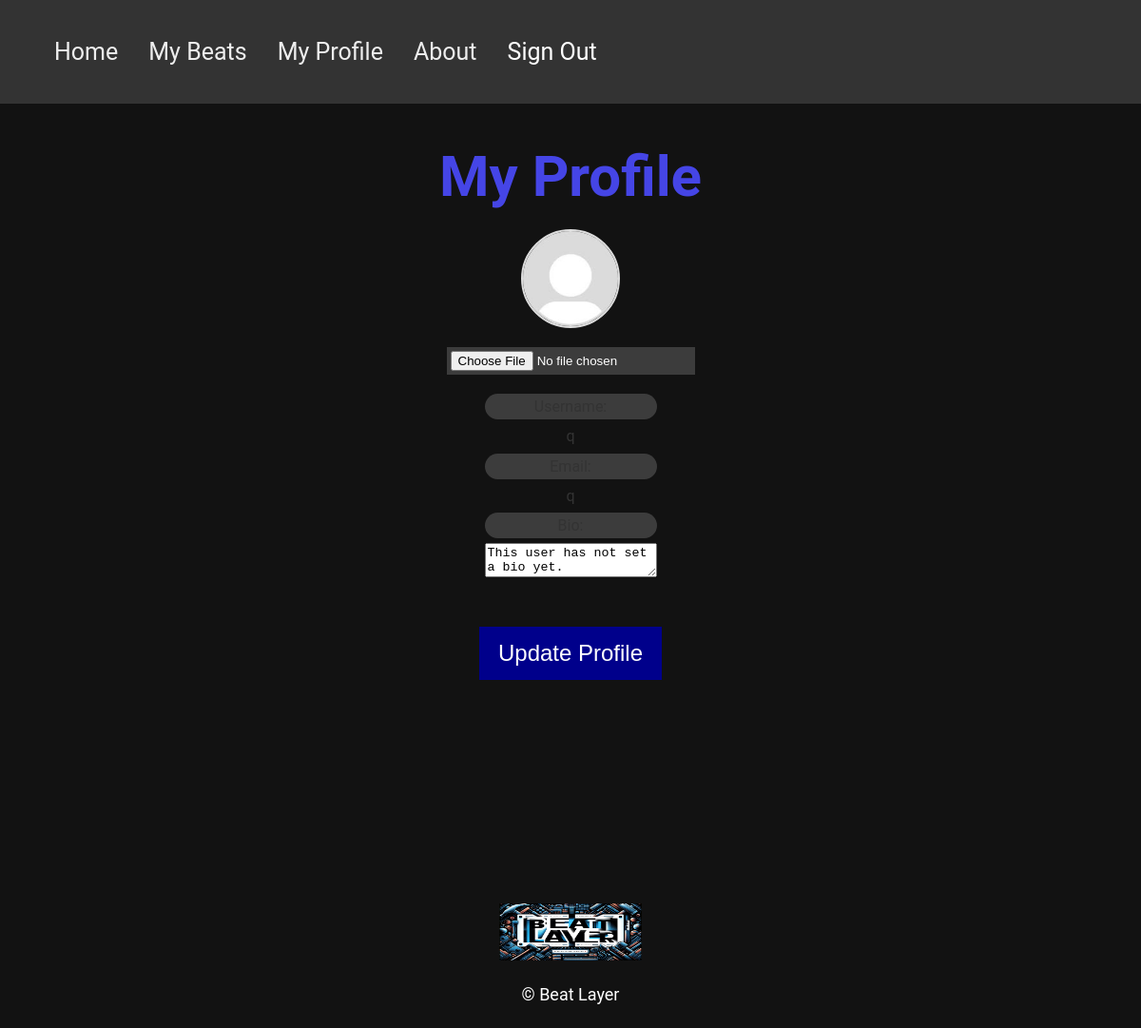
Before: /my_profile (signed in) with the older database file.
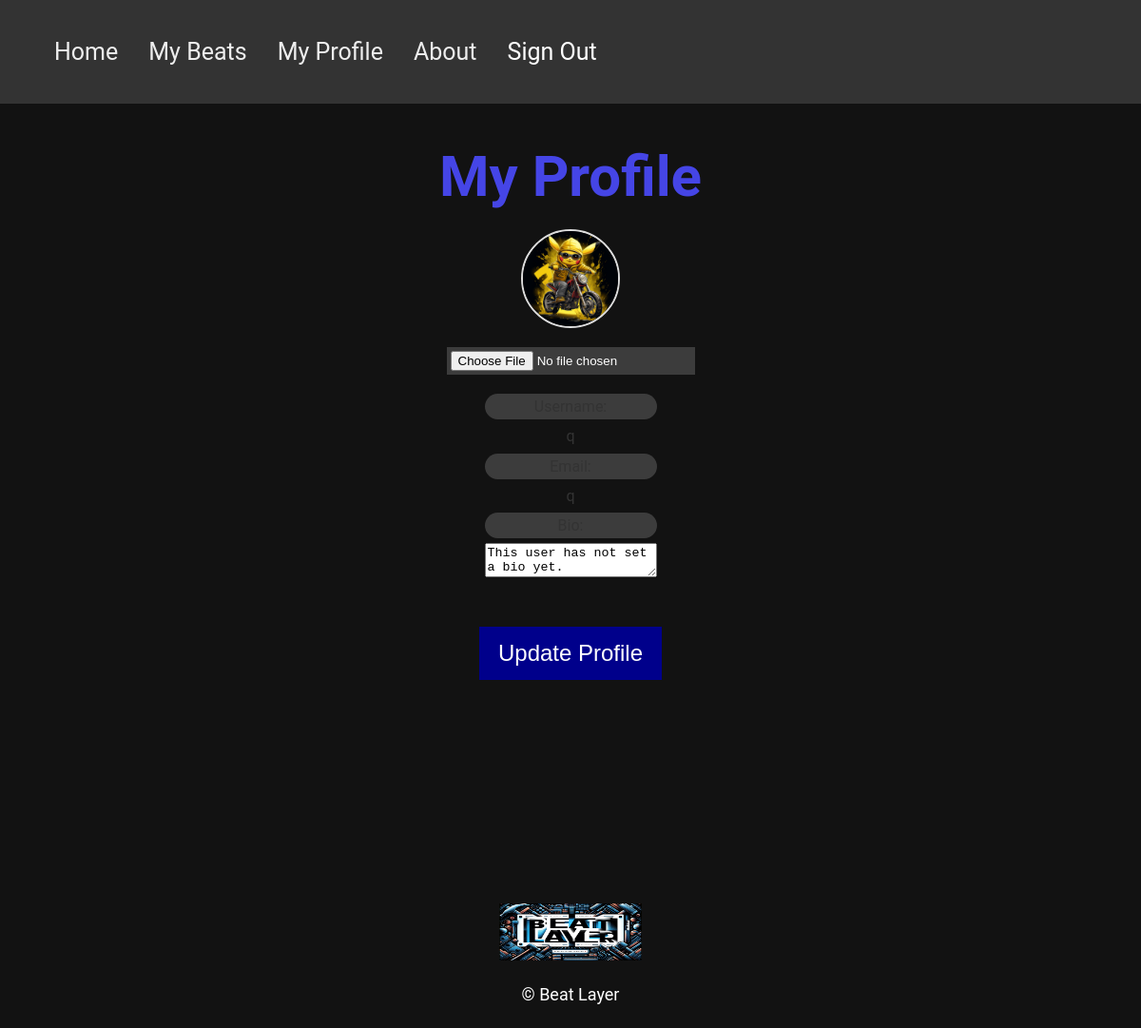
After: the same page with the newer database file.
### src/app/models.py (models this page shows)
class User(db.Model, UserMixin):
    __tablename__ = 'users'
    id = db.Column(db.String, primary_key=True)
    email = db.Column(db.String, unique=True)
    passwd = db.Column(db.LargeBinary)
    beats = db.relationship('Beat', backref='creator', lazy='dynamic')
    comments = db.relationship('Comment', back_populates='author', lazy='dynamic')
    likes = db.relationship('Like', backref='user', lazy='dynamic')
    profile_pic = db.Column(db.String, default='pictures/profile_pictures/default_profile_pic.jpg')
    bio = db.Column(db.String, default='This user has not set a bio yet.')

### src/app/routes.py (the view, shortened to what this page needs)
@login_required
@app.route('/my_profile', methods=['GET', 'POST'])
def my_profile():
    form = MyProfileForm()
    form.bio.data = current_user.bio
    return render_template('my_profile.html', form=form, user=current_user)

### src/app/forms.py
class MyProfileForm(FlaskForm):
    bio = TextAreaField('Bio', default='')
    profile_pic = FileField('Profile Picture', validators=[FileAllowed(['jpg', 'png', 'jpeg'], 'Images only!')])
    submit = SubmitField('Update Profile')

### src/app/__init__.py (called while the page is built)
@login_manager.user_loader
def load_user(id):
    try:
        return db.session.query(User).filter(User.id==id).one()
    except:
        return None

### src/app/routes.py (called while the page is built)
@app.context_processor
def utility_processor():
    def get_user(user_id):
        return User.query.get(user_id)
    return dict(get_user=get_user)

### src/templates/my_profile.html (shortened to what this page needs)
{% extends 'base.html' %}
{% block main %}
    <div class="container">
        <h1>My Profile</h1>
        <form method="POST" enctype="multipart/form-data" class="profile-form">
            <div class="profile-container">
                <div class="profile-image">
                    <img src="{{ url_for('static', filename=user.profile_pic) if user.profile_pic else url_for('static', filename='pictures/default_profile_pic.jpg') }}" alt="Profile Picture" class="profile-image">
                </div>
                <div class="form-group">
                    {{ form.profile_pic(class="form-label-home") }}
                </div>
                <div class="profile-info">
                    <div class="form-group">
                        <label class="form-label-home", for="username">Username:</label>
                        <p id="username">{{ user.id }}</p>
                    </div>
                    <div class="form-group">
                        <label class="form-label-home", for="email">Email:</label>
                        <p id="email">{{ user.email }}</p>
                    </div>
                    <div class="form-group">
                        <label class="form-label-home", for="bio">Bio:</label>
                        {{ form.bio }}
                    </div>
                </div>
            </div>
            <div class="form-group">
                {{ form.submit(class="button") }}
            </div>
        </form>
    </div>
{% endblock %}

Changed rows visible on the page:
changed User "This user has not set a bio yet.": profile_pic: picture added in place of a placeholder
